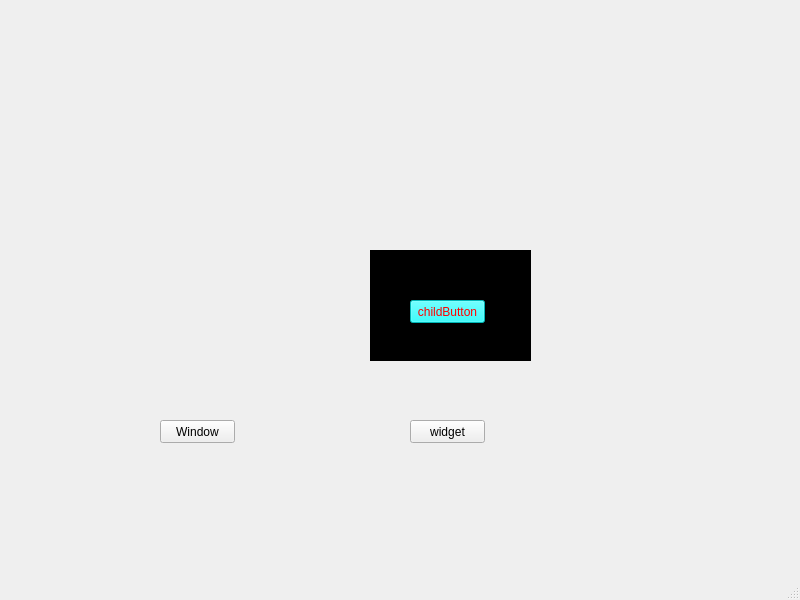
<?xml version="1.0" encoding="UTF-8"?>
<ui version="4.0">
 <class>MainWindow</class>
 <widget class="QMainWindow" name="MainWindow">
  <property name="geometry">
   <rect>
    <x>0</x>
    <y>0</y>
    <width>800</width>
    <height>600</height>
   </rect>
  </property>
  <property name="windowTitle">
   <string>MainWindow</string>
  </property>
  <widget class="QWidget" name="centralwidget">
   <widget class="QPushButton" name="pushButton">
    <property name="geometry">
     <rect>
      <x>160</x>
      <y>420</y>
      <width>75</width>
      <height>23</height>
     </rect>
    </property>
    <property name="text">
     <string>Window</string>
    </property>
   </widget>
   <widget class="QPushButton" name="pushButton_2">
    <property name="geometry">
     <rect>
      <x>410</x>
      <y>420</y>
      <width>75</width>
      <height>23</height>
     </rect>
    </property>
    <property name="text">
     <string>widget</string>
    </property>
   </widget>
   <widget class="QWidget" name="widget" native="true">
    <property name="geometry">
     <rect>
      <x>370</x>
      <y>250</y>
      <width>161</width>
      <height>111</height>
     </rect>
    </property>
    <property name="styleSheet">
     <string notr="true">background:rgb(0, 0, 0)</string>
    </property>
    <widget class="QPushButton" name="pushButton_3">
     <property name="geometry">
      <rect>
       <x>40</x>
       <y>50</y>
       <width>75</width>
       <height>23</height>
      </rect>
     </property>
     <property name="styleSheet">
      <string notr="true">background:rgb(0, 255, 255);
color:rgb(255, 0, 0);</string>
     </property>
     <property name="text">
      <string>childButton</string>
     </property>
    </widget>
   </widget>
  </widget>
  <widget class="QMenuBar" name="menubar">
   <property name="geometry">
    <rect>
     <x>0</x>
     <y>0</y>
     <width>800</width>
     <height>23</height>
    </rect>
   </property>
  </widget>
  <widget class="QStatusBar" name="statusbar"/>
 </widget>
 <resources/>
 <connections/>
</ui>
